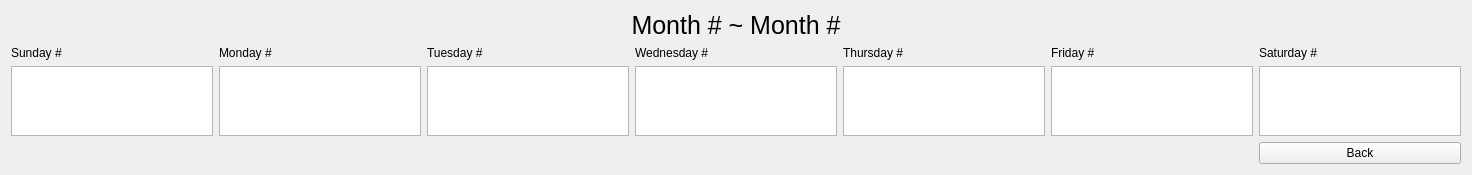
      <widget class="QWidget" name="pageViewWeekly">
       <layout class="QGridLayout" name="gridLayout_2">
        <item row="2" column="1">
         <widget class="QTableWidget" name="tableviewMonday">
          <property name="frameShape">
           <enum>QFrame::StyledPanel</enum>
          </property>
          <property name="verticalScrollBarPolicy">
           <enum>Qt::ScrollBarAlwaysOff</enum>
          </property>
          <property name="horizontalScrollBarPolicy">
           <enum>Qt::ScrollBarAlwaysOff</enum>
          </property>
          <property name="sizeAdjustPolicy">
           <enum>QAbstractScrollArea::AdjustToContents</enum>
          </property>
          <attribute name="horizontalHeaderVisible">
           <bool>false</bool>
          </attribute>
          <attribute name="horizontalHeaderDefaultSectionSize">
           <number>100</number>
          </attribute>
          <attribute name="horizontalHeaderStretchLastSection">
           <bool>true</bool>
          </attribute>
          <attribute name="verticalHeaderVisible">
           <bool>false</bool>
          </attribute>
          <column>
           <property name="text">
            <string>Title</string>
           </property>
          </column>
          <column>
           <property name="text">
            <string>Status</string>
           </property>
           <property name="textAlignment">
            <set>AlignJustify|AlignVCenter</set>
           </property>
          </column>
         </widget>
        </item>
        <item row="2" column="6">
         <widget class="QTableWidget" name="tableviewSaturday">
          <property name="frameShape">
           <enum>QFrame::StyledPanel</enum>
          </property>
          <property name="verticalScrollBarPolicy">
           <enum>Qt::ScrollBarAlwaysOff</enum>
          </property>
          <property name="horizontalScrollBarPolicy">
           <enum>Qt::ScrollBarAlwaysOff</enum>
          </property>
          <property name="sizeAdjustPolicy">
           <enum>QAbstractScrollArea::AdjustToContents</enum>
          </property>
          <attribute name="horizontalHeaderVisible">
           <bool>false</bool>
          </attribute>
          <attribute name="horizontalHeaderDefaultSectionSize">
           <number>100</number>
          </attribute>
          <attribute name="horizontalHeaderStretchLastSection">
           <bool>true</bool>
          </attribute>
          <attribute name="verticalHeaderVisible">
           <bool>false</bool>
          </attribute>
          <column>
           <property name="text">
            <string>Title</string>
           </property>
          </column>
          <column>
           <property name="text">
            <string>Status</string>
           </property>
           <property name="textAlignment">
            <set>AlignJustify|AlignVCenter</set>
           </property>
          </column>
         </widget>
        </item>
        <item row="1" column="2">
         <widget class="QLabel" name="labelTuesday">
          <property name="text">
           <string>Tuesday #</string>
          </property>
         </widget>
        </item>
        <item row="2" column="2">
         <widget class="QTableWidget" name="tableviewTuesday">
          <property name="frameShape">
           <enum>QFrame::StyledPanel</enum>
          </property>
          <property name="verticalScrollBarPolicy">
           <enum>Qt::ScrollBarAlwaysOff</enum>
          </property>
          <property name="horizontalScrollBarPolicy">
           <enum>Qt::ScrollBarAlwaysOff</enum>
          </property>
          <property name="sizeAdjustPolicy">
           <enum>QAbstractScrollArea::AdjustToContents</enum>
          </property>
          <attribute name="horizontalHeaderVisible">
           <bool>false</bool>
          </attribute>
          <attribute name="horizontalHeaderDefaultSectionSize">
           <number>100</number>
          </attribute>
          <attribute name="horizontalHeaderStretchLastSection">
           <bool>true</bool>
          </attribute>
          <attribute name="verticalHeaderVisible">
           <bool>false</bool>
          </attribute>
          <column>
           <property name="text">
            <string>Title</string>
           </property>
          </column>
          <column>
           <property name="text">
            <string>Status</string>
           </property>
           <property name="textAlignment">
            <set>AlignJustify|AlignVCenter</set>
           </property>
          </column>
         </widget>
        </item>
        <item row="1" column="5">
         <widget class="QLabel" name="labelFriday">
          <property name="text">
           <string>Friday #</string>
          </property>
         </widget>
        </item>
        <item row="2" column="3">
         <widget class="QTableWidget" name="tableviewWednesday">
          <property name="frameShape">
           <enum>QFrame::StyledPanel</enum>
          </property>
          <property name="verticalScrollBarPolicy">
           <enum>Qt::ScrollBarAlwaysOff</enum>
          </property>
          <property name="horizontalScrollBarPolicy">
           <enum>Qt::ScrollBarAlwaysOff</enum>
          </property>
          <property name="sizeAdjustPolicy">
           <enum>QAbstractScrollArea::AdjustToContents</enum>
          </property>
          <attribute name="horizontalHeaderVisible">
           <bool>false</bool>
          </attribute>
          <attribute name="horizontalHeaderDefaultSectionSize">
           <number>100</number>
          </attribute>
          <attribute name="horizontalHeaderStretchLastSection">
           <bool>true</bool>
          </attribute>
          <attribute name="verticalHeaderVisible">
           <bool>false</bool>
          </attribute>
          <column>
           <property name="text">
            <string>Title</string>
           </property>
          </column>
          <column>
           <property name="text">
            <string>Status</string>
           </property>
           <property name="textAlignment">
            <set>AlignJustify|AlignVCenter</set>
           </property>
          </column>
         </widget>
        </item>
        <item row="1" column="3">
         <widget class="QLabel" name="labelWednesday">
          <property name="text">
           <string>Wednesday #</string>
          </property>
         </widget>
        </item>
        <item row="1" column="6">
         <widget class="QLabel" name="labelSaturday">
          <property name="text">
           <string>Saturday #</string>
          </property>
         </widget>
        </item>
        <item row="2" column="5">
         <widget class="QTableWidget" name="tableviewFriday">
          <property name="frameShape">
           <enum>QFrame::StyledPanel</enum>
          </property>
          <property name="verticalScrollBarPolicy">
           <enum>Qt::ScrollBarAlwaysOff</enum>
          </property>
          <property name="horizontalScrollBarPolicy">
           <enum>Qt::ScrollBarAlwaysOff</enum>
          </property>
          <property name="sizeAdjustPolicy">
           <enum>QAbstractScrollArea::AdjustToContents</enum>
          </property>
          <attribute name="horizontalHeaderVisible">
           <bool>false</bool>
          </attribute>
          <attribute name="horizontalHeaderDefaultSectionSize">
           <number>100</number>
          </attribute>
          <attribute name="horizontalHeaderStretchLastSection">
           <bool>true</bool>
          </attribute>
          <attribute name="verticalHeaderVisible">
           <bool>false</bool>
          </attribute>
          <column>
           <property name="text">
            <string>Title</string>
           </property>
          </column>
          <column>
           <property name="text">
            <string>Status</string>
           </property>
           <property name="textAlignment">
            <set>AlignJustify|AlignVCenter</set>
           </property>
          </column>
         </widget>
        </item>
        <item row="3" column="6">
         <widget class="QPushButton" name="buttonViewWeeklyCancel">
          <property name="text">
           <string>Back</string>
          </property>
         </widget>
        </item>
        <item row="1" column="0">
         <widget class="QLabel" name="labelSunday">
          <property name="text">
           <string>Sunday #</string>
          </property>
         </widget>
        </item>
        <item row="1" column="1">
         <widget class="QLabel" name="labelMonday">
          <property name="text">
           <string>Monday #</string>
          </property>
         </widget>
        </item>
        <item row="1" column="4">
         <widget class="QLabel" name="labelThursday">
          <property name="text">
           <string>Thursday #</string>
          </property>
         </widget>
        </item>
        <item row="2" column="4">
         <widget class="QTableWidget" name="tableviewThursday">
          <property name="frameShape">
           <enum>QFrame::StyledPanel</enum>
          </property>
          <property name="verticalScrollBarPolicy">
           <enum>Qt::ScrollBarAlwaysOff</enum>
          </property>
          <property name="horizontalScrollBarPolicy">
           <enum>Qt::ScrollBarAlwaysOff</enum>
          </property>
          <property name="sizeAdjustPolicy">
           <enum>QAbstractScrollArea::AdjustToContents</enum>
          </property>
          <attribute name="horizontalHeaderVisible">
           <bool>false</bool>
          </attribute>
          <attribute name="horizontalHeaderDefaultSectionSize">
           <number>100</number>
          </attribute>
          <attribute name="horizontalHeaderStretchLastSection">
           <bool>true</bool>
          </attribute>
          <attribute name="verticalHeaderVisible">
           <bool>false</bool>
          </attribute>
          <column>
           <property name="text">
            <string>Title</string>
           </property>
          </column>
          <column>
           <property name="text">
            <string>Status</string>
           </property>
           <property name="textAlignment">
            <set>AlignJustify|AlignVCenter</set>
           </property>
          </column>
         </widget>
        </item>
        <item row="2" column="0">
         <widget class="QTableWidget" name="tableviewSunday">
          <property name="verticalScrollBarPolicy">
           <enum>Qt::ScrollBarAlwaysOff</enum>
          </property>
          <property name="horizontalScrollBarPolicy">
           <enum>Qt::ScrollBarAlwaysOff</enum>
          </property>
          <property name="sizeAdjustPolicy">
           <enum>QAbstractScrollArea::AdjustToContents</enum>
          </property>
          <attribute name="horizontalHeaderVisible">
           <bool>false</bool>
          </attribute>
          <attribute name="horizontalHeaderDefaultSectionSize">
           <number>100</number>
          </attribute>
          <attribute name="horizontalHeaderStretchLastSection">
           <bool>true</bool>
          </attribute>
          <attribute name="verticalHeaderVisible">
           <bool>false</bool>
          </attribute>
          <column>
           <property name="text">
            <string>Title</string>
           </property>
          </column>
          <column>
           <property name="text">
            <string>Status</string>
           </property>
           <property name="textAlignment">
            <set>AlignJustify|AlignVCenter</set>
           </property>
          </column>
         </widget>
        </item>
        <item row="0" column="0" colspan="7">
         <widget class="QLabel" name="labelMonth">
          <property name="styleSheet">
           <string notr="true">QLabel{font-size: 25px; border-style:none}</string>
          </property>
          <property name="frameShape">
           <enum>QFrame::StyledPanel</enum>
          </property>
          <property name="text">
           <string>Month # ~ Month #</string>
          </property>
          <property name="alignment">
           <set>Qt::AlignCenter</set>
          </property>
         </widget>
        </item>
       </layout>
      </widget>
